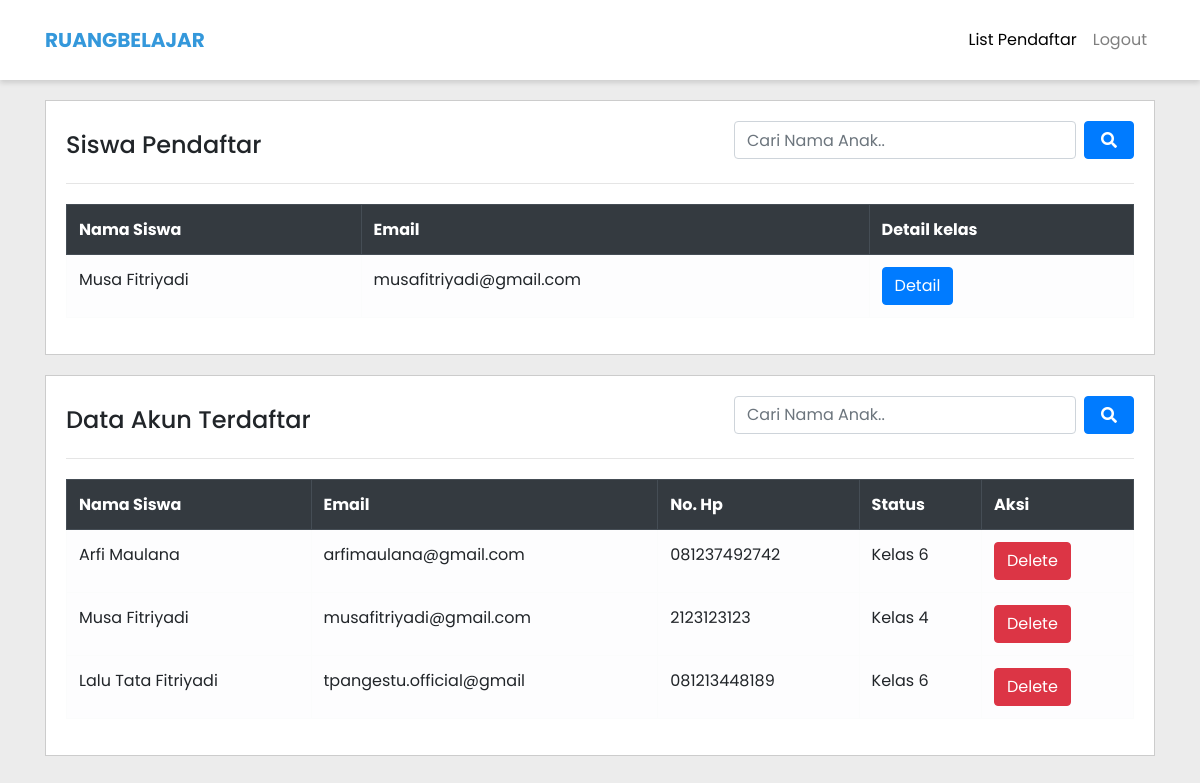
Screenshot of /admin/ (signed in) with the database file from the repository.
### tables this page shows
CREATE TABLE `siswa` (
  `nama` varchar(100) NOT NULL,
  `email` varchar(100) NOT NULL,
  `password` varchar(300) NOT NULL,
  `no_hp` varchar(100) NOT NULL,
  `status` enum('Kelas 4','Kelas 5','Kelas 6','') NOT NULL,
  `fotoprofile` varchar(500) NOT NULL
);

### database/tampil_data.php (the view)
<?php
	include 'config.php';
if(isset($_GET['cari'])){
	$cari = $_GET['cari'];
	echo "<p> Mencari Data : ";
	echo "$cari";
	echo "</p>";
	$data = mysqli_query($koneksi, "select * from siswa where nama like '%".$cari."%'");
}else{
	$data = mysqli_query($koneksi, "select * from siswa");
}
if(mysqli_num_rows($data) > 0)
{
 ?>
<tr class="thead-dark">
	<th>Nama Siswa</th>
	<th>Email</th>
	<th>No. Hp</th>
	<th>Status</th>
	<th>Aksi</th>
</tr>
<?php
	while($d = mysqli_fetch_array($data)){
	?>
	<tr>
		<td><?php echo $d['nama']; ?></td>
		<td><?php echo $d['email']; ?></td>
		<td><?php echo $d['no_hp']; ?></td>
		<td><?php echo $d['status']; ?></td>
		<td><a href="./aksi/deletesiswa?id=<?php echo $d['email']; ?>"><button class="btn btn-danger">Delete</button></a></td>
	</tr>
<?php }
}else{
	?>
	<div class="alert alert-danger" role="alert">
	  Tidak ada data tersedia
	</div>
	<?php
}
?>

### assets/custom/custom.css (style rules this page uses)
body { background: #ececec; }

### admin/index.php (style rules this page uses)
body { font-family: 'Poppins', sans-serif!important; }

### rows the page displays
siswa: nama "Arfi Maulana", email "arfimaulana@gmail.com", no_hp "081237492742", status "Kelas 6"
siswa: nama "Musa Fitriyadi", email "musafitriyadi@gmail.com", no_hp "2123123123", status "Kelas 4"
siswa: nama "Lalu Tata Fitriyadi", email "tpangestu.official@gmail", no_hp "081213448189", status "Kelas 6"

### other values shown
$d['nama'] "Musa Fitriyadi"
$d['email'] "musafitriyadi@gmail.com"
